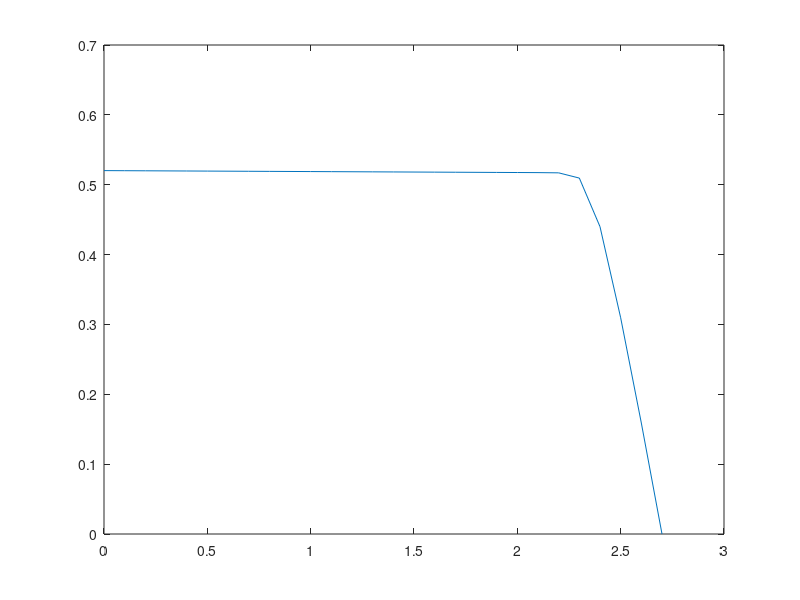

Write the MATLAB code that produced this figure.
clear all
V_oc =2.7;
I_sc = 0.5202;
V_mp = 2.411;
I_mp = 0.5044;

V_T = 0.026;
% CALCULATE APPROX R_S
   a_prox=1;
   fun_R_s = @(R_ss) (a_prox*V_T*V_mp*(2*I_mp - I_sc))/((V_mp*I_sc+V_oc*(I_mp-I_sc))*(V_mp-I_mp*R_ss)-a_prox*V_T*(V_mp*I_sc-V_oc*I_mp))-exp((V_mp+I_mp*R_ss-V_oc)/a_prox*V_T);
   R_s = fsolve(fun_R_s, 1.3535);

 % CALCULATE R_SHUNT

   R_sh= ((V_mp-I_mp*R_s)*(V_mp-R_s*(I_sc-I_mp)-a_prox*V_T))/((V_mp-I_mp*R_s)*(I_sc-I_mp)-a_prox*V_T*I_mp);
 % CALCULATE REAL a esto realmente ns que paque si no hase na
   R_sh0= R_s+R_sh;
   a =((V_mp-I_mp*R_s)*(V_mp+(I_mp-I_sc)*R_sh0))/((V_mp-I_mp*R_sh0)*V_T);

 % CALCULATE REAL R_S
   A = (V_mp+(I_mp-I_sc)*R_sh0)*log((V_mp+(I_mp-I_sc)*R_sh0)/(V_oc-I_sc*R_sh0));
   B = V_mp - R_sh0*I_mp;
   R_s = (A-B)/(A+B)*V_mp/I_mp + B/(A+B)*V_oc/I_mp;
 
 % CALCULATE I_pv
   I_pv = (R_sh+R_s)/R_sh*I_sc;
   I_o = ((R_sh+R_s)*I_sc-V_oc)/(R_sh*exp(V_oc/(a*V_T)));
 
  
  V     = 0:0.1:V_oc;
 % define function you want to solve for: fun = 0
 fun   = @(I) I_pv - I_o * exp((V + I*R_s)/(a*V_T)) - (V + I*R_s)/R_sh - I;
 % get solution for all V
 I_sol = fsolve(fun, I_pv*ones(size(V)));
plot(V,I_sol)
